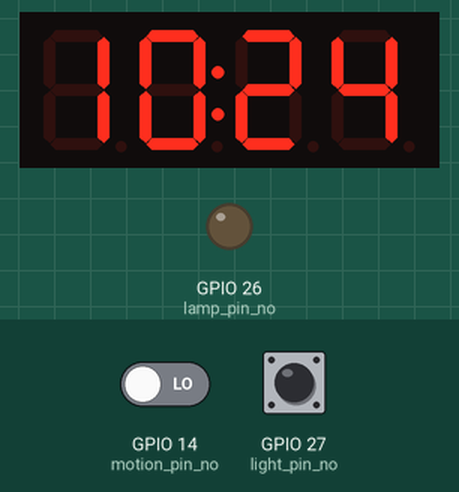
Bench run of a program on a simulated ESP32. Parts: 4-digit seven-segment display, output pins drawn as LEDs (lit = HIGH). The inputs (shaded band) are chosen by the test bench; at power-on: GPIO 14 (motion_pin_no) LOW, GPIO 27 (light_pin_no) HIGH. WiFi joins after 1.5 s; servers stay silent unless stated; network time is answered at once with the bench clock; the local clock reads 2024-03-15 10:24:30 at power-on unless the program sets it; what the program prints to the serial monitor is not drawn.

Above: at 6.6 s.
6.7 s: GPIO 14 (motion_pin_no) driven HIGH
At 7.3 s:
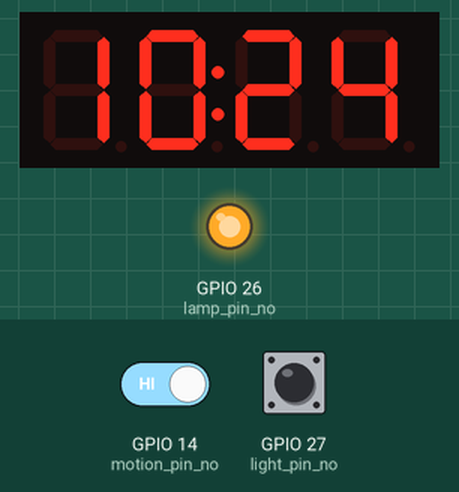
8.2 s: GPIO 14 (motion_pin_no) driven LOW
At 31.2 s:
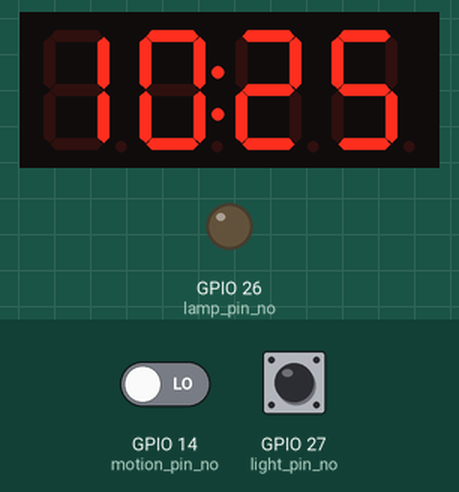
Timing chart, 0 to 31.5 s (numbered marks = the images above; inputs shaded):
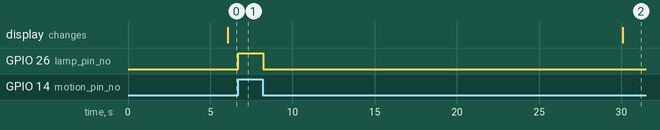

The program:

main.cpp
```cpp
#include <Arduino.h>
#include <TM1637Display.h>
#include <WiFi.h>
#include <NTPClient.h>
#include <WiFiUdp.h>
#include <RTClib.h>
#include "wificredentials.h"

// Preprocessor directives
#define SEC *1000
#define MIN *(60 SEC)
#define H *(60 MIN)
#define DAY *(24 H)

// Function declarations
void motion_detect(void *parameters);
TaskHandle_t motion_detect_handle = NULL;

void lamp_switch(void *parameters);
TaskHandle_t lamp_switch_handle = NULL;

void light_detect(void *parameters);
TaskHandle_t light_detect_handle = NULL;

void connect_keep_WiFi(void *parameters);
TaskHandle_t connect_keep_WiFi_handle = NULL;

void time_display(void *parameters);
TaskHandle_t time_display_handle = NULL;

// Global variables
// LAMP
const uint32_t lamp_pin_no = 26;
bool lamp_state = false;

// MOTION SENSOR
const uint32_t motion_pin_no = 14;
uint32_t motion_state = LOW;

// LIGHT SENSOR
const uint32_t light_pin_no = 27;
uint32_t light_state = LOW;

// 4-DIGIT DISPLAY
const uint32_t display_clock_pin_no = 33;
const uint32_t display_dio_pin_no = 25;
TM1637Display display = TM1637Display(display_clock_pin_no, display_dio_pin_no);
const uint8_t allON[] = {0xff, 0xff, 0xff, 0xff};
const uint8_t allOFF[] = {0x00, 0x00, 0x00, 0x00};
uint32_t numbers[2] = {0};

// NTP CLIENT
WiFiUDP ntpUDP;
NTPClient timeClient(ntpUDP);

// RTC MODULE
RTC_PCF8563 rtc;
const uint32_t rtc_i2c_sda_pin_no = 21;
const uint32_t rtc_i2c_scl_pin_no = 22;
uint8_t last_second = 0;
DateTime now;

void setup()
{
	// SERIAL
	Serial.begin(115200);

	// I2C
	if (!Wire.begin())
	{
		Serial.println("Could not start I2C!");
	}

	// PIN
	pinMode(lamp_pin_no, OUTPUT);
	pinMode(motion_pin_no, INPUT);
	pinMode(light_pin_no, INPUT);

	// DISPLAY
	display.setBrightness(4);
	display.setSegments(allON);

	// NTP & RTC TIME
	timeClient.setTimeOffset(10800);

	if (!rtc.begin())
	{
		Serial.println("PCF8563 module not found!");
	}

	// FREE RTOS TASK
	xTaskCreate(motion_detect, "Detect motion",
				1000, NULL, 1, &motion_detect_handle);
	xTaskCreate(lamp_switch, "Switch lamp",
				1000, NULL, 1, &lamp_switch_handle);
	xTaskCreate(light_detect, "Detect light",
				1000, NULL, 1, &light_detect_handle);
	xTaskCreate(time_display, "Display time",
				3000, NULL, 1, &time_display_handle);
	xTaskCreatePinnedToCore(connect_keep_WiFi, "Connect and keep Wi-Fi",
							2000, NULL, 2, &connect_keep_WiFi_handle,
							ARDUINO_RUNNING_CORE);
}

void loop()
{
}

void motion_detect(void *parameters)
{
	for (;;)
	{
		vTaskSuspend(lamp_switch_handle);
		motion_state = digitalRead(motion_pin_no);
		vTaskResume(lamp_switch_handle);
		vTaskDelay(10 / portTICK_PERIOD_MS);
	}
}

void lamp_switch(void *parameters)
{
	for (;;)
	{
		digitalWrite(lamp_pin_no, motion_state);
		vTaskDelay(10 / portTICK_PERIOD_MS);
	}
}

void light_detect(void *parameters)
{
	for (;;)
	{
		light_state = digitalRead(light_pin_no);
		if (light_state == LOW)
		{ // LOW = light
			vTaskSuspend(motion_detect_handle);
			vTaskSuspend(lamp_switch_handle);
			motion_state = LOW;
			digitalWrite(lamp_pin_no, motion_state);
		}
		else if (light_state == HIGH)
		{ // HIGH = darkness
			vTaskResume(motion_detect_handle);
			vTaskResume(lamp_switch_handle);
		}
		vTaskDelay(5 / portTICK_PERIOD_MS);
	}
}

void connect_keep_WiFi(void *parameters)
{
	for (;;)
	{
		switch (WiFi.status())
		{
		case WL_CONNECTED:
			Serial.println("WiFi connected");
			break;
		case WL_CONNECTION_LOST:
			Serial.println("Wifi lost");
			break;
		case WL_DISCONNECTED:
			Serial.println("Wifi disconnected");
			break;
		case WL_CONNECT_FAILED:
			Serial.println("Wifi connection error");
			break;
		case WL_NO_SSID_AVAIL:
			Serial.println("WiFi not configured");
		default:
			Serial.println("Unknown WiFi status");
			break;
		}

		if (WiFi.status() != WL_CONNECTED)
		{
			// TODO: this might fail upon network reconnect whilst a run (TEST)
			WiFi.mode(WIFI_STA);
			WiFi.begin(WIFI_NETWORK, WIFI_PASSWORD);
			vTaskDelay((5 SEC) / portTICK_PERIOD_MS);
		}
		else if (WiFi.status() == WL_CONNECTED)
		{
			vTaskDelay((30 MIN) / portTICK_PERIOD_MS);

			// Every Wi-di check
			// sync time and update RTC
			if (!timeClient.update())
			{
				timeClient.forceUpdate();
			}
			rtc.adjust(DateTime(2000, 8, 1,
								timeClient.getHours(),
								timeClient.getMinutes(),
								timeClient.getSeconds()));
		}
	}
}

void time_display(void *parameters)
{

	TickType_t xLastWakeTime;
	const TickType_t xFrequency = (1 MIN) / portTICK_PERIOD_MS;

	xLastWakeTime = xTaskGetTickCount();

	// Wait for internet connection
	while (WiFi.status() != WL_CONNECTED)
	{
		vTaskDelayUntil(&xLastWakeTime, (5 SEC) / portTICK_PERIOD_MS);
		Serial.println("No internet! [NTP sync]");
	}

	// Sync with NTP server
	for (uint8_t i = 0; i < 10; i++)
	{
		last_second = timeClient.getSeconds();
		vTaskDelayUntil(&xLastWakeTime, (1 SEC) / portTICK_PERIOD_MS);
		timeClient.forceUpdate();
		numbers[0] = timeClient.getHours();
		numbers[1] = timeClient.getMinutes();
		display.showNumberDecEx(numbers[0] * 100 + numbers[1],
								0b01000000, true, 4, 0);
		if (timeClient.getSeconds() - last_second != 1)
		{
			i--;
		}
	}

	// Sync with next minute
	while (timeClient.getSeconds() != 0)
	{
		vTaskDelayUntil(&xLastWakeTime, (1 SEC) / portTICK_PERIOD_MS);
		timeClient.forceUpdate();
	}

	// Update RTC with current time
	rtc.adjust(DateTime(2000, 8, 1,
						timeClient.getHours(),
						timeClient.getMinutes(),
						timeClient.getSeconds()));

	// Update clock per minute
	for (;;)
	{
		now = rtc.now();
		numbers[0] = now.hour();
		numbers[1] = now.minute();
		display.showNumberDecEx(numbers[0] * 100 + numbers[1],
								0b01000000, true, 4, 0);
		vTaskDelayUntil(&xLastWakeTime, xFrequency);
	}
}
```

wificredentials.h
```cpp
#ifndef WIFICREDENTIALS_H
#define WIFICREDENTIALS_H

#define WIFI_NETWORK "ASUS-62 2.4 GHz"
#define WIFI_PASSWORD "2acvariu"

#endif
```

Measured:
- after the input at 6.7 s, GPIO 26 (lamp_pin_no): LOW → HIGH at once
- after the input at 8.2 s, GPIO 26 (lamp_pin_no): HIGH → LOW at once
